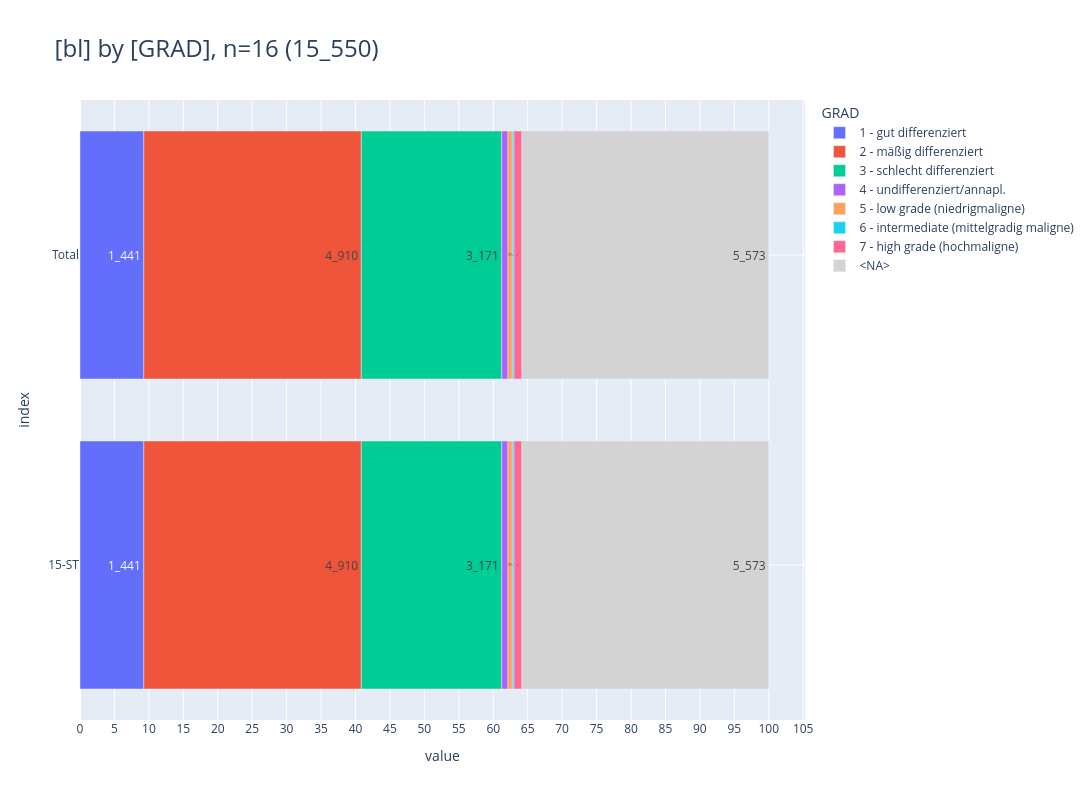

Notebook cell for this chart:
### Markdown cell above
<br>

### <a id='toc1_5_7_'></a>[Grading](#toc0_)
- **Filter: DJ = 2023, C44 und D-Diagnosen sind ausgeschlossen**

### Code cell
_alias='GRAD'
_df = (
    show_freqs(alias=_alias, incl_c44_and_d=False)
    .merge(dim_grading_epi, left_on=_alias, right_index=True, how="left")[
        ["kkr", "label", "cnt"]
    ]
    .rename(columns={"kkr": "bl", "label": _alias})
)
_=pls.plot_stacked_bars(
    _df,
    orientation="h",
    normalize=False,
    relative=True,
    dropna=False,
    sort_values_index=False,
    show_total=True,
    height=800,
)

### Figure 1 — Plotly figure (JSON) as saved in the notebook; plotly's stock layout.template omitted (floating-point values rounded to 4 significant figures)
{"data": [{"hovertemplate": "col=1 - gut differenziert<br>value=%{x}<br>index=%{y}<br>cnt_str=%{text}<extra></extra>", "legendgroup": "1 - gut differenziert", "marker": {"color": "#636EFA", "pattern": {"shape": ""}}, "name": "1 - gut differenziert", "orientation": "h", "showlegend": true, "text": ["1_441", "1_441"], "textposition": "auto", "type": "bar", "x": [1441, 1441], "xaxis": "x", "y": [" Total", "15-ST"], "yaxis": "y"}, {"hovertemplate": "col=2 - mäßig differenziert<br>value=%{x}<br>index=%{y}<br>cnt_str=%{text}<extra></extra>", "legendgroup": "2 - mäßig differenziert", "marker": {"color": "#EF553B", "pattern": {"shape": ""}}, "name": "2 - mäßig differenziert", "orientation": "h", "showlegend": true, "text": ["4_910", "4_910"], "textposition": "auto", "type": "bar", "x": [4910, 4910], "xaxis": "x", "y": [" Total", "15-ST"], "yaxis": "y"}, {"hovertemplate": "col=3 - schlecht differenziert<br>value=%{x}<br>index=%{y}<br>cnt_str=%{text}<extra></extra>", "legendgroup": "3 - schlecht differenziert", "marker": {"color": "#00CC96", "pattern": {"shape": ""}}, "name": "3 - schlecht differenziert", "orientation": "h", "showlegend": true, "text": ["3_171", "3_171"], "textposition": "auto", "type": "bar", "x": [3171, 3171], "xaxis": "x", "y": [" Total", "15-ST"], "yaxis": "y"}, {"hovertemplate": "col=4 - undifferenziert/annapl.<br>value=%{x}<br>index=%{y}<br>cnt_str=%{text}<extra></extra>", "legendgroup": "4 - undifferenziert/annapl.", "marker": {"color": "#AB63FA", "pattern": {"shape": ""}}, "name": "4 - undifferenziert/annapl.", "orientation": "h", "showlegend": true, "text": ["141", "141"], "textposition": "auto", "type": "bar", "x": [141, 141], "xaxis": "x", "y": [" Total", "15-ST"], "yaxis": "y"}, {"hovertemplate": "col=5 - low grade (niedrigmaligne)<br>value=%{x}<br>index=%{y}<br>cnt_str=%{text}<extra></extra>", "legendgroup": "5 - low grade (niedrigmaligne)", "marker": {"color": "#FFA15A", "pattern": {"shape": ""}}, "name": "5 - low grade (niedrigmaligne)", "orientation": "h", "showlegend": true, "text": ["97", "97"], "textposition": "auto", "type": "bar", "x": [97, 97], "xaxis": "x", "y": [" Total", "15-ST"], "yaxis": "y"}, {"hovertemplate": "col=6 - intermediate (mittelgradig maligne)<br>value=%{x}<br>index=%{y}<br>cnt_str=%{text}<extra></extra>", "legendgroup": "6 - intermediate (mittelgradig maligne)", "marker": {"color": "#19D3F3", "pattern": {"shape": ""}}, "name": "6 - intermediate (mittelgradig maligne)", "orientation": "h", "showlegend": true, "text": ["39", "39"], "textposition": "auto", "type": "bar", "x": [39, 39], "xaxis": "x", "y": [" Total", "15-ST"], "yaxis": "y"}, {"hovertemplate": "col=7 - high grade (hochmaligne)<br>value=%{x}<br>index=%{y}<br>cnt_str=%{text}<extra></extra>", "legendgroup": "7 - high grade (hochmaligne)", "marker": {"color": "#FF6692", "pattern": {"shape": ""}}, "name": "7 - high grade (hochmaligne)", "orientation": "h", "showlegend": true, "text": ["178", "178"], "textposition": "auto", "type": "bar", "x": [178, 178], "xaxis": "x", "y": [" Total", "15-ST"], "yaxis": "y"}, {"hovertemplate": "col=<NA><br>value=%{x}<br>index=%{y}<br>cnt_str=%{text}<extra></extra>", "legendgroup": "<NA>", "marker": {"color": "lightgray", "pattern": {"shape": ""}}, "name": "<NA>", "orientation": "h", "showlegend": true, "text": ["5_573", "5_573"], "textposition": "auto", "type": "bar", "x": [5573, 5573], "xaxis": "x", "y": [" Total", "15-ST"], "yaxis": "y"}], "layout": {"barmode": "relative", "barnorm": "percent", "height": 800, "legend": {"title": {"text": "GRAD"}, "tracegroupgap": 0, "traceorder": "normal"}, "title": {"font": {"size": 24}, "text": "[bl] by [GRAD], n=16 (15_550)", "xanchor": "left", "y": 0.95, "yanchor": "top"}, "width": 2000, "xaxis": {"anchor": "y", "domain": [0, 1], "dtick": 5, "gridwidth": 1, "showgrid": true, "title": {"text": "value"}}, "yaxis": {"anchor": "x", "categoryarray": ["15-ST", " Total"], "categoryorder": "array", "domain": [0, 1], "gridwidth": 1, "showgrid": true, "title": {"text": "index"}}}}
